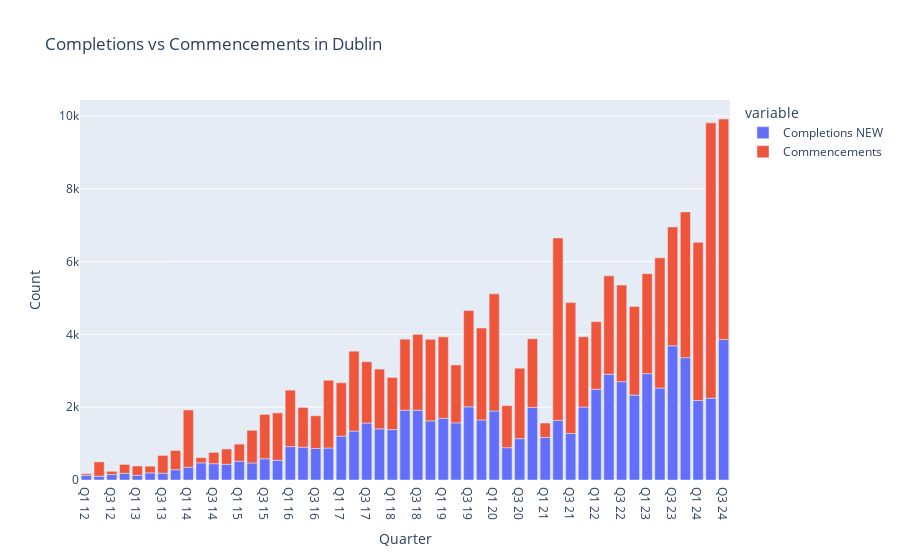

Notebook code cell kept with this figure:
### Markdown cell above
### Visualisation 2

### Code cell
x = dublin_housing['Quarter']
y = dublin_housing.columns
chart_type = "bar" # 'line', 'bar', 'scatter'
title="Completions vs Commencements in Dublin"
y_axis_label="Count"
fig = dt.visualize_data(dublin_housing, x, y[1:3], chart_type, title, y_axis_label)
fig.show()

### Figure 1 — Plotly figure (JSON) as saved in the notebook; plotly's stock layout.template omitted (floating-point values rounded to 4 significant figures)
{"data": [{"alignmentgroup": "True", "hovertemplate": "variable=Completions NEW<br>Quarter=%{x}<br>value=%{y}<extra></extra>", "legendgroup": "Completions NEW", "marker": {"color": "#636efa", "pattern": {"shape": ""}}, "name": "Completions NEW", "offsetgroup": "Completions NEW", "orientation": "v", "showlegend": true, "textposition": "auto", "type": "bar", "x": ["Q1 12", "Q2 12", "Q3 12", "Q4 12", "Q1 13", "Q2 13", "Q3 13", "Q4 13", "Q1 14", "Q2 14", "Q3 14", "Q4 14", "Q1 15", "Q2 15", "Q3 15", "Q4 15", "Q1 16", "Q2 16", "Q3 16", "Q4 16", "Q1 17", "Q2 17", "Q3 17", "Q4 17", "Q1 18", "Q2 18", "Q3 18", "Q4 18", "Q1 19", "Q2 19", "Q3 19", "Q4 19", "Q1 20", "Q2 20", "Q3 20", "Q4 20", "Q1 21", "Q2 21", "Q3 21", "Q4 21", "Q1 22", "Q2 22", "Q3 22", "Q4 22", "Q1 23", "Q2 23", "Q3 23", "Q4 23", "Q1 24", "Q2 24", "Q3 24"], "xaxis": "x", "y": [128, 107, 150, 185, 131, 197, 188, 283, 350, 471, 448, 432, 517, 468, 584, 543, 918, 901, 868, 879, 1206, 1344, 1564, 1406, 1385, 1919, 1917, 1625, 1696, 1571, 2010, 1650, 1896, 888, 1136, 1995, 1170, 1638, 1278, 2004, 2495, 2905, 2702, 2333, 2922, 2526, 3686, 3362, 2184, 2250, 3862], "yaxis": "y"}, {"alignmentgroup": "True", "hovertemplate": "variable=Commencements<br>Quarter=%{x}<br>value=%{y}<extra></extra>", "legendgroup": "Commencements", "marker": {"color": "#EF553B", "pattern": {"shape": ""}}, "name": "Commencements", "offsetgroup": "Commencements", "orientation": "v", "showlegend": true, "textposition": "auto", "type": "bar", "x": ["Q1 12", "Q2 12", "Q3 12", "Q4 12", "Q1 13", "Q2 13", "Q3 13", "Q4 13", "Q1 14", "Q2 14", "Q3 14", "Q4 14", "Q1 15", "Q2 15", "Q3 15", "Q4 15", "Q1 16", "Q2 16", "Q3 16", "Q4 16", "Q1 17", "Q2 17", "Q3 17", "Q4 17", "Q1 18", "Q2 18", "Q3 18", "Q4 18", "Q1 19", "Q2 19", "Q3 19", "Q4 19", "Q1 20", "Q2 20", "Q3 20", "Q4 20", "Q1 21", "Q2 21", "Q3 21", "Q4 21", "Q1 22", "Q2 22", "Q3 22", "Q4 22", "Q1 23", "Q2 23", "Q3 23", "Q4 23", "Q1 24", "Q2 24", "Q3 24"], "xaxis": "x", "y": [43, 391, 89, 243, 254, 182, 487, 528, 1575, 144, 311, 420, 469, 898, 1218, 1301, 1552, 1093, 897, 1862, 1465, 2196, 1686, 1640, 1433, 1950, 2084, 2240, 2237, 1589, 2648, 2524, 3218, 1154, 1935, 1886, 395, 5013, 3596, 1932, 1855, 2704, 2653, 2435, 2747, 3577, 3267, 4002, 4347, 7562, 6056], "yaxis": "y"}], "layout": {"autosize": true, "barmode": "relative", "legend": {"title": {"text": "variable"}, "tracegroupgap": 0}, "title": {"text": "Completions vs Commencements in Dublin"}, "xaxis": {"anchor": "y", "autorange": true, "domain": [0, 1], "range": [-0.5, 50.5], "title": {"text": "Quarter"}, "type": "category"}, "yaxis": {"anchor": "x", "autorange": true, "domain": [0, 1], "range": [0, 10440], "title": {"text": "Count"}, "type": "linear"}}}
